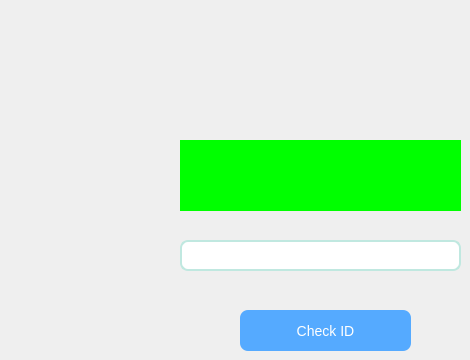
     <widget class="QWidget" name="tab_22">
      <attribute name="title">
       <string>Arduino</string>
      </attribute>
      <widget class="QLineEdit" name="lineEdit_9">
       <property name="geometry">
        <rect>
         <x>180</x>
         <y>240</y>
         <width>281</width>
         <height>31</height>
        </rect>
       </property>
       <property name="styleSheet">
        <string notr="true"> background-color: #FFFFFF;
    border: 2px solid #C0E8E0;
    border-radius: 8px;
    padding: 6px 10px;
    font-size: 14px;
    color: #1E2350;</string>
       </property>
       <property name="placeholderText">
        <string/>
       </property>
       <property name="cursorMoveStyle">
        <enum>Qt::CursorMoveStyle::LogicalMoveStyle</enum>
       </property>
      </widget>
      <widget class="QPushButton" name="addButton_2">
       <property name="geometry">
        <rect>
         <x>240</x>
         <y>310</y>
         <width>171</width>
         <height>41</height>
        </rect>
       </property>
       <property name="styleSheet">
        <string notr="true">background-color: rgb(85, 170, 255);
font: 700 10pt &quot;Segoe UI&quot;;
    color: #FFFFFF;
    border: none;
    border-radius: 8px;
    padding: 8px 16px;
    font-size: 14px;</string>
       </property>
       <property name="text">
        <string>Check ID</string>
       </property>
       <property name="icon">
        <iconset resource="Ressources.qrc">
         <normaloff>:/new/prefix1/Ressources/add-circle-outline-svgrepo-com.svg</normaloff>:/new/prefix1/Ressources/add-circle-outline-svgrepo-com.svg</iconset>
       </property>
      </widget>
      <widget class="QLabel" name="label_5">
       <property name="geometry">
        <rect>
         <x>180</x>
         <y>140</y>
         <width>281</width>
         <height>71</height>
        </rect>
       </property>
       <property name="styleSheet">
        <string notr="true">background-color: rgb(0, 255, 0);</string>
       </property>
       <property name="text">
        <string/>
       </property>
      </widget>
     </widget>
